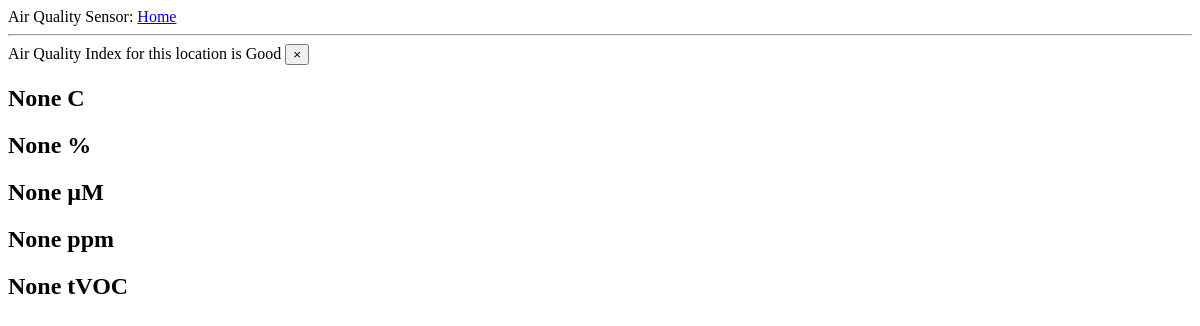
Before: /main_dashboard with the older database file.
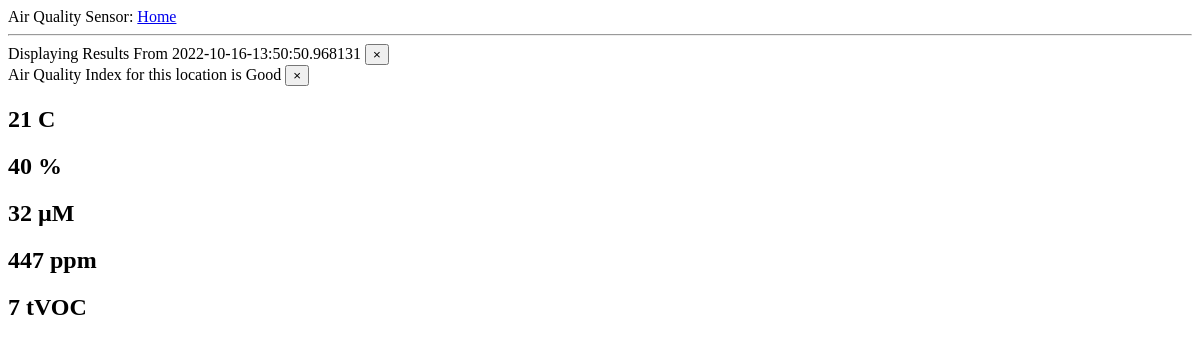
After: the same page with the newer database file.
### app/models.py (models this page shows, shortened)
class PaginatedAPIMixin(object):
    @staticmethod
    def to_collection_dict(query, page, per_page, endpoint, **kwargs):
        resources = query.paginate(page, per_page, False)
        data = {
            "items": [item.to_dict() for item in resources.items],
            "_meta": {
                "page": page,
                "per_page": per_page,
                "total_pages": resources.pages,
                "total_items": resources.total,
            },
            "_links": {
                "self": url_for(endpoint, page=page, per_page=per_page, **kwargs),
                "next": url_for(endpoint, page=page + 1, per_page=per_page, **kwargs)
                if resources.has_next
                else None,
                "prev": url_for(endpoint, page=page - 1, per_page=per_page, **kwargs)
                if resources.has_prev
                else None,
            },
        }
        return data

class AirQuality(PaginatedAPIMixin, db.Model):
    timestamp = db.Column(
        db.String(64),
        index=True,
        default=str(datetime.now()).replace(" ", "-"),
        nullable=False,
        primary_key=True,
    )
    js_timestamp = db.Column(
        db.Integer,
        default=time.mktime(datetime.now().timetuple()) * 1000,
    )
    temp = db.Column(db.Integer)
    humidity = db.Column(db.Integer)
    particles = db.Column(db.Integer)
    eco2 = db.Column(db.Integer)
    tvoc = db.Column(db.Integer)
    def to_dict(self):
        data = {
            "timestamp": self.timestamp,
            "js_timestamp": self.js_timestamp,
            "temp": self.temp,
            "humidity": self.humidity,
            "particles": self.particles,
            "eco2": self.eco2,
            "tvoc": self.tvoc,
        }
        return data

### app/routes.py (the view)
@app.route("/")
@app.route("/main_dashboard")
def main_dashboard():
    airqualityList = AirQuality.query.all()[-1]
    check = list(airqualityList.to_dict().values())[2:] == [0,0,0,0,0]
    if(check):
        airqualityList = AirQuality.query.all()[-2]
        flash('Displaying Results From {date}'.format(date=list(airqualityList.to_dict().values())[0]))
    timestamp = airqualityList.timestamp
    temp = airqualityList.temp
    humidity = airqualityList.humidity
    particles = airqualityList.particles
    eco2 = airqualityList.eco2
    tvoc = airqualityList.tvoc
    if temp == 0:
         flash("Air Quality Index for this location is Bad", "danger")
    else:
         flash("Air Quality Index for this location is Good", "success")
    return render_template(
        "main_dashboard.html",
        timestamp=timestamp,
        temp=temp,
        humidity=humidity,
        particles=particles,
        eco2=eco2,
        tvoc=tvoc,
    )

### app/templates/main_dashboard.html (shortened to what this page needs)
{% extends "base.html" %}
{% block content %}
    <div class="centered">
      {% with messages = get_flashed_messages(with_categories=true) %}
        {% if messages %}
          {% for category, message in messages %}
          <div class = "alert alert-{{category}} alert-dismissible">
            <span>
              {{message}}
            </span>
            <button type ="button" class="close" data-dismiss="alert" aria-label ="Close">
              <span aria-hidden = "true"> &times;</span>
            </button>
          </div>
          {% endfor %}
        {% endif %}
      {% endwith %}
      <div class ="container">
        <div class="row row-tiles">
          <div class="column-4 project-1 col-md-4">
            <h2 class="project-text parm temp">{{temp}} C</h2>
          </div>
          <div class="column-4 project-1 col-md-4">
              <h2 class="project-text">{{humidity}} %</h2>
          </div>
          <div class="column-4 project-1 col-md-4">
              <h2 class="project-text">{{particles}} µM</h2>
          </div>
        </div>
        <div class="row row-tiles">
          <div class="column-4 project-1 col-md-6">
            <h2 class="project-text" value={{eco2}} >{{eco2}} ppm</h2>
          </div>
          <div class="column-4 project-1 col-md-6">
            <h2 class="project-text">{{tvoc}} tVOC</h2>
          </div>
        </div>
      </div>
    </div>
  {% endblock %}

### app/templates/base.html (shortened to what this page needs)
<!doctype html>
<html>
<head>
</head>
<body>
    <div>Air Quality Sensor: <a href="/index">Home</a></div>
    <hr>
    {% block content %}{% endblock %}
</body>
</html>

Changed rows visible on the page:
added AirQuality: eco2 "447"
Other visible differences:
{{ temp }}: "None" → "21"
{{ humidity }}: "None" → "40"
{{ particles }}: "None" → "32"
{{ tvoc }}: "None" → "7"
{{ eco2 }}: "None" → (not shown)
new list line: "Displaying Results From 2022-10-16-13:50:50.968131 ×"
